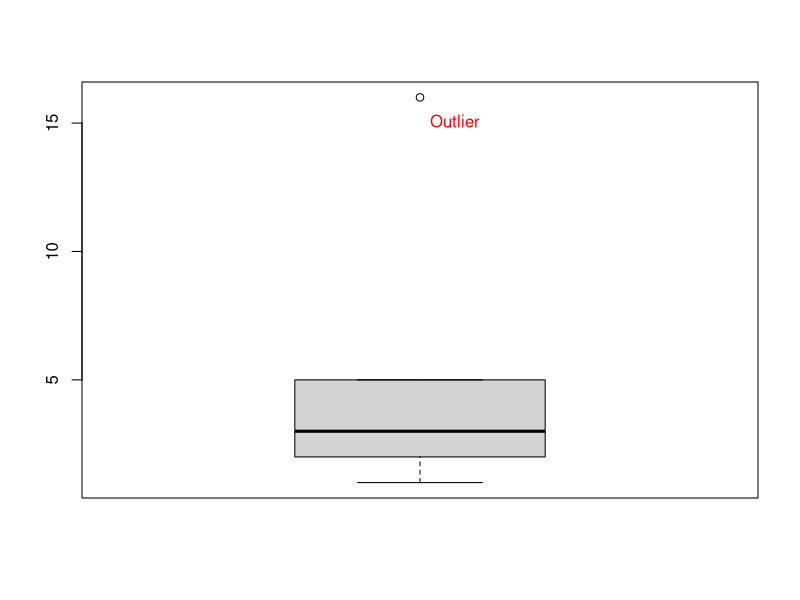
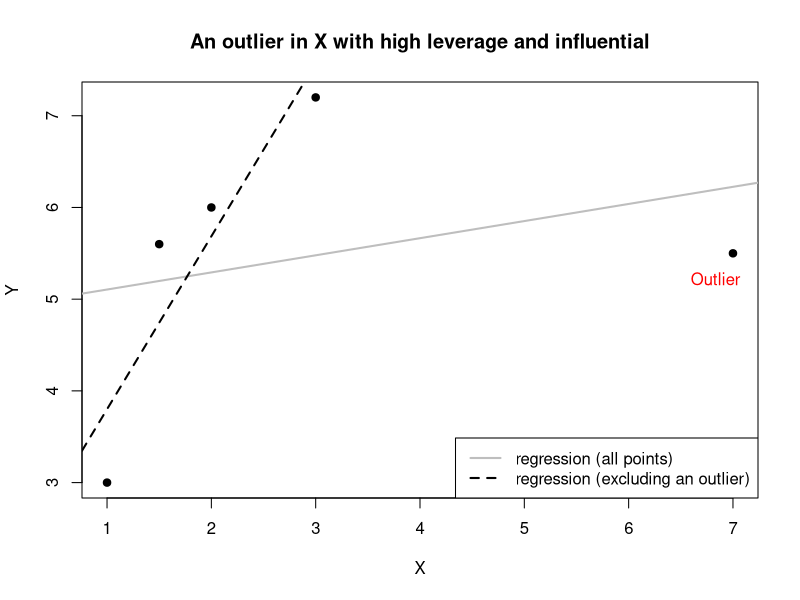
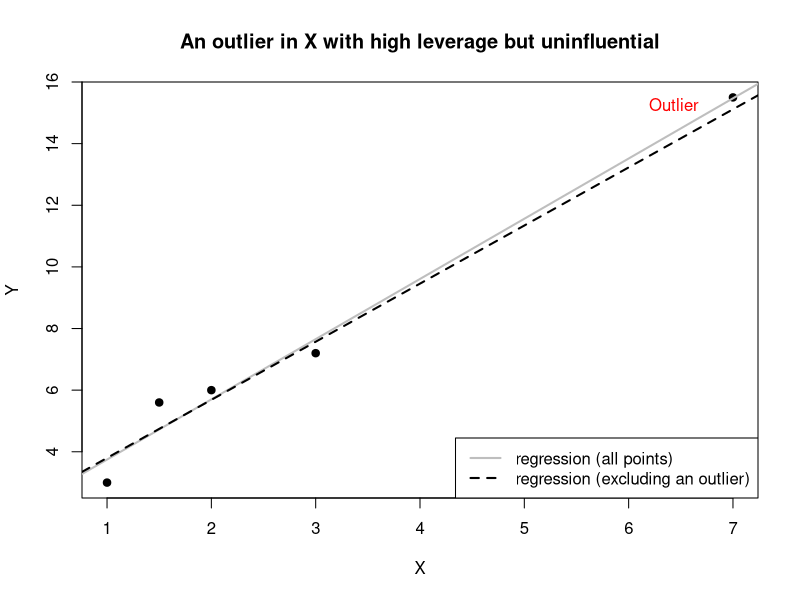

Source code (R) for these figures, in order:
## ---- chunk 1
#| label: fig-boxplot
#| fig-cap: "Value 16 is a univariate outlier"
x <- c(1,2,3,5,16)
boxplot(x)
# Add text to indicate the outlier
text(15, labels="Outlier", pos=4, col="red") 

## ---- chunk 2
#| label: fig-influential
#| fig-cap: "An outlier in X with high leverage and influential"

x <- c(1.00, 1.5, 2, 3.00, 7.00)
y <- c(3.00, 5.60, 6, 7.20, 5.50)

# Create data frame
dat <- data.frame(x = x, y = y)

# OLS model with all points
model_all <- lm(y ~ x, data = dat)

# OLS model excluding last point
model_excl <- lm(y ~ x, data = dat[-nrow(dat), ])

# Plot all points
plot(dat$x, dat$y, 
     main = "An outlier in X with high leverage and influential", 
     xlab = "X", ylab = "Y", pch = 19, col = "black")

# Add text to indicate the outlier
text(6.5, 5.2, labels="Outlier", pos=4, col="red") 

# Add OLS line with all points
abline(model_all, col = "grey", lwd = 2, lty = 1)

# Add OLS line excluding last point
abline(model_excl, col = "black", lwd = 2, lty = 2)

# Add legend
legend("bottomright", legend = c("regression (all points)", "regression (excluding an outlier)"),
       col = c("grey", "black"), lty = c(1, 2), lwd = 2)
## ---- chunk 3
#| label: fig-notinfluential
#| fig-cap: "An outlier in X with high leverage but uninfluential"
x <- c(1.00, 1.5, 2, 3.00, 7.00)
y <- c(3.00, 5.60, 6, 7.20, 15.50)

# Create data frame
dat <- data.frame(x = x, y = y)

# OLS model with all points
model_all <- lm(y ~ x, data = dat)

# OLS model excluding last point
model_excl <- lm(y ~ x, data = dat[-nrow(dat), ])

# Plot all points
plot(dat$x, dat$y, 
     main = "An outlier in X with high leverage but uninfluential", 
     xlab = "X", ylab = "Y", pch = 19, col = "black")

# Add text to indicate the outlier
text(6.1, 15.2, labels="Outlier", pos=4, col="red") 

# Add OLS line with all points
abline(model_all, col = "grey", lwd = 2, lty = 1)

# Add OLS line excluding last point
abline(model_excl, col = "black", lwd = 2, lty = 2)

# Add legend
legend("bottomright", legend = c("regression (all points)", "regression (excluding an outlier)"),
       col = c("grey", "black"), lty = c(1, 2), lwd = 2)
